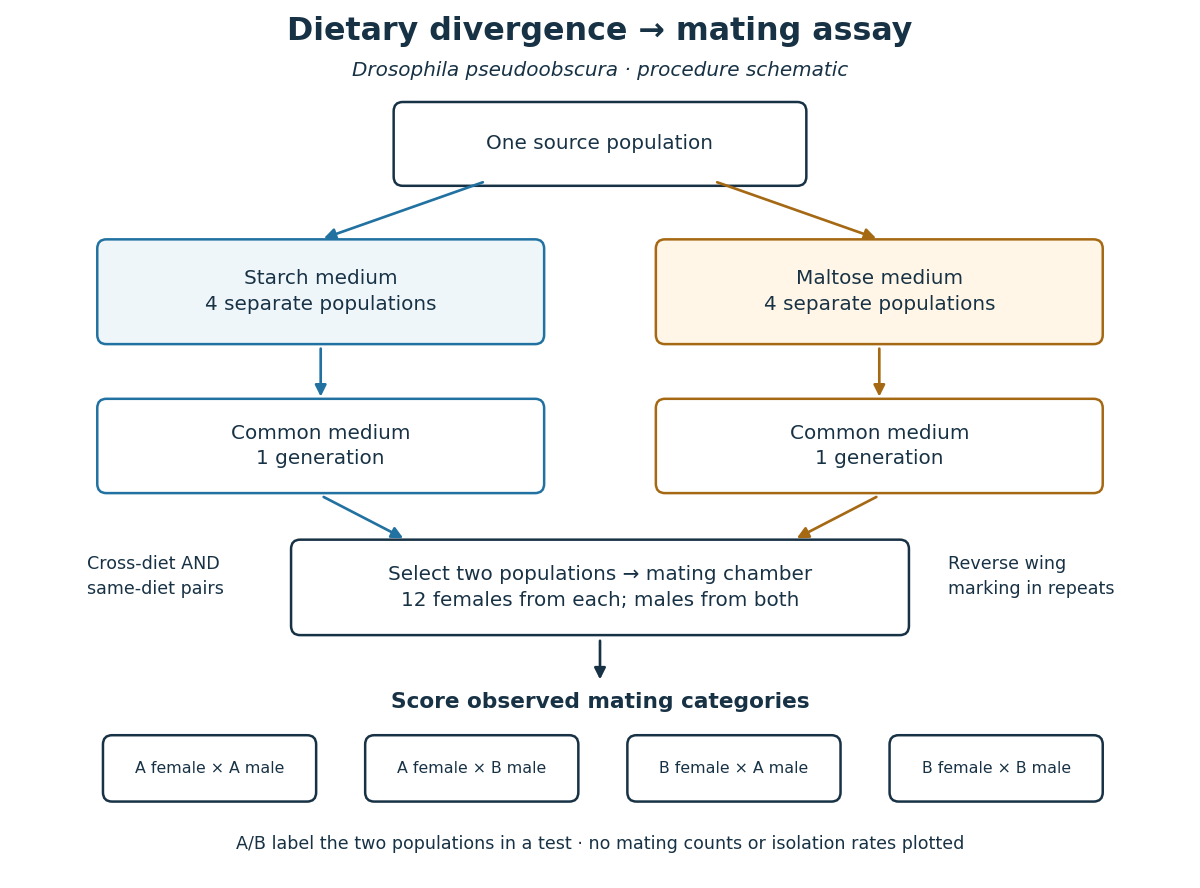

Source code (Python):
"""Draw a design schematic, without experimental counts or inferred rates.

Tested with Python 3.14.4, matplotlib 3.10.7 and numpy 2.3.5.
Run from _media; the matching PNG is written to the working directory.
"""

from pathlib import Path

import matplotlib.pyplot as plt
from matplotlib.patches import FancyArrowPatch, FancyBboxPatch


def main():
    fig, ax = plt.subplots(figsize=(10, 7.4), dpi=120, facecolor="white")
    ax.set(xlim=(0, 10), ylim=(0, 7.4))
    ax.axis("off")
    ink, blue, amber = "#183245", "#2171a1", "#a56813"

    def box(x, y, w, h, label, edge=ink, fill="white", size=12):
        ax.add_patch(FancyBboxPatch(
            (x, y), w, h, boxstyle="round,pad=0.06,rounding_size=0.08",
            linewidth=1.5, edgecolor=edge, facecolor=fill))
        ax.text(x+w/2, y+h/2, label, ha="center", va="center",
                fontsize=size, color=ink, linespacing=1.45)

    def arrow(a, b, color=ink):
        ax.add_patch(FancyArrowPatch(a, b, arrowstyle="-|>",
                     mutation_scale=14, lw=1.6, color=color))

    ax.text(5, 7.13, "Dietary divergence → mating assay", ha="center",
            fontsize=19, weight="bold", color=ink)
    ax.text(5, 6.82, "Drosophila pseudoobscura · procedure schematic", ha="center",
            fontsize=12, color=ink, style="italic")
    box(3.25, 5.94, 3.5, .6, "One source population")
    arrow((4, 5.92), (2.55, 5.42), blue)
    arrow((6, 5.92), (7.45, 5.42), amber)
    box(.65, 4.58, 3.8, .78, "Starch medium\n4 separate populations", blue, "#eef6fa")
    box(5.55, 4.58, 3.8, .78, "Maltose medium\n4 separate populations", amber, "#fff6e7")
    arrow((2.55, 4.51), (2.55, 4.04), blue)
    arrow((7.45, 4.51), (7.45, 4.04), amber)
    box(.65, 3.3, 3.8, .69, "Common medium\n1 generation", blue)
    box(5.55, 3.3, 3.8, .69, "Common medium\n1 generation", amber)
    arrow((2.55, 3.22), (3.3, 2.84), blue)
    arrow((7.45, 3.22), (6.7, 2.84), amber)
    box(2.35, 2.08, 5.3, .7, "Select two populations → mating chamber\n12 females from each; males from both", size=12)
    ax.text(.5, 2.52, "Cross-diet AND\nsame-diet pairs", fontsize=10.5,
            color=ink, ha="left", va="center", linespacing=1.5)
    ax.text(8.05, 2.52, "Reverse wing\nmarking in repeats", fontsize=10.5,
            color=ink, ha="left", va="center", linespacing=1.5)
    arrow((5, 2), (5, 1.61))
    ax.text(5, 1.39, "Score observed mating categories", ha="center", fontsize=13,
            weight="bold", color=ink)
    for x, label in zip([.7, 3, 5.3, 7.6],
                        ["A female × A male", "A female × B male",
                         "B female × A male", "B female × B male"]):
        box(x, .65, 1.75, .45, label, size=9.5)
    ax.text(5, .18, "A/B label the two populations in a test · no mating counts or isolation rates plotted",
            fontsize=10.5, color=ink, ha="center")
    fig.subplots_adjust(left=.025, right=.975, top=.99, bottom=.02)
    fig.savefig(Path.cwd() / (Path(__file__).stem + ".png"), facecolor="white")
    plt.close(fig)


if __name__ == "__main__":
    main()
